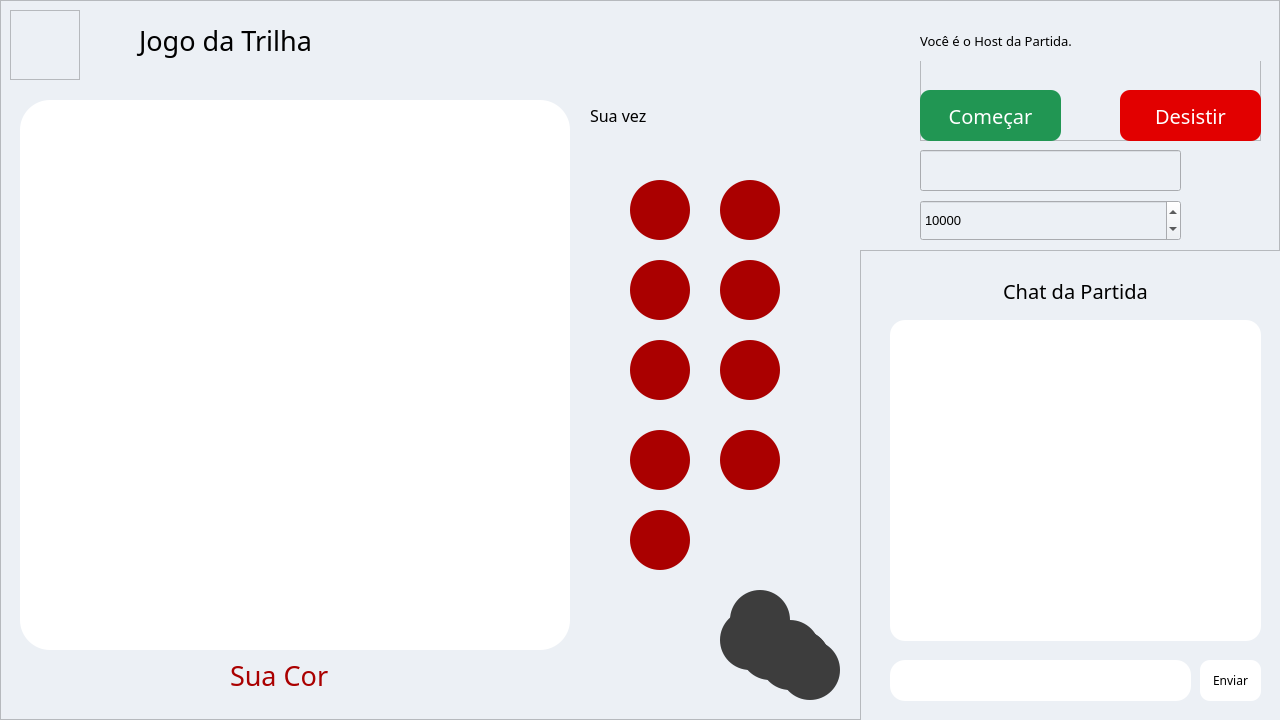
<?xml version="1.0" encoding="UTF-8"?>
<ui version="4.0">
 <class>MainWindow</class>
 <widget class="QMainWindow" name="MainWindow">
  <property name="geometry">
   <rect>
    <x>0</x>
    <y>0</y>
    <width>1280</width>
    <height>720</height>
   </rect>
  </property>
  <property name="sizePolicy">
   <sizepolicy hsizetype="Preferred" vsizetype="Preferred">
    <horstretch>0</horstretch>
    <verstretch>0</verstretch>
   </sizepolicy>
  </property>
  <property name="windowTitle">
   <string>MainWindow</string>
  </property>
  <widget class="QWidget" name="centralwidget">
   <widget class="QStackedWidget" name="stackedWidget">
    <property name="geometry">
     <rect>
      <x>0</x>
      <y>0</y>
      <width>1280</width>
      <height>720</height>
     </rect>
    </property>
    <property name="currentIndex">
     <number>0</number>
    </property>
    <widget class="QWidget" name="page">
     <widget class="QFrame" name="frame">
      <property name="geometry">
       <rect>
        <x>0</x>
        <y>0</y>
        <width>1280</width>
        <height>720</height>
       </rect>
      </property>
      <property name="styleSheet">
       <string notr="true">background-color: #ECF0F5;</string>
      </property>
      <property name="frameShape">
       <enum>QFrame::StyledPanel</enum>
      </property>
      <property name="frameShadow">
       <enum>QFrame::Raised</enum>
      </property>
      <widget class="QLabel" name="label">
       <property name="geometry">
        <rect>
         <x>80</x>
         <y>10</y>
         <width>291</width>
         <height>61</height>
        </rect>
       </property>
       <property name="font">
        <font>
         <family>Cubic</family>
         <pointsize>20</pointsize>
         <weight>50</weight>
         <italic>false</italic>
         <bold>false</bold>
        </font>
       </property>
       <property name="styleSheet">
        <string notr="true">font: 20pt &quot;Cubic&quot;;</string>
       </property>
       <property name="text">
        <string>Jogo da Trilha</string>
       </property>
       <property name="alignment">
        <set>Qt::AlignCenter</set>
       </property>
      </widget>
      <widget class="QFrame" name="frame_3">
       <property name="geometry">
        <rect>
         <x>10</x>
         <y>10</y>
         <width>70</width>
         <height>70</height>
        </rect>
       </property>
       <property name="styleSheet">
        <string notr="true">image: url(:/images/imgs/tabuleiro.png);</string>
       </property>
       <property name="frameShape">
        <enum>QFrame::StyledPanel</enum>
       </property>
       <property name="frameShadow">
        <enum>QFrame::Raised</enum>
       </property>
      </widget>
      <widget class="QFrame" name="board_frame">
       <property name="geometry">
        <rect>
         <x>20</x>
         <y>100</y>
         <width>550</width>
         <height>550</height>
        </rect>
       </property>
       <property name="styleSheet">
        <string notr="true">background-color: rgb(255, 255, 255);
border-radius: 30px;</string>
       </property>
       <property name="frameShape">
        <enum>QFrame::StyledPanel</enum>
       </property>
       <property name="frameShadow">
        <enum>QFrame::Raised</enum>
       </property>
       <widget class="QFrame" name="frame_4">
        <property name="geometry">
         <rect>
          <x>25</x>
          <y>25</y>
          <width>500</width>
          <height>500</height>
         </rect>
        </property>
        <property name="styleSheet">
         <string notr="true">image: url(:/images/imgs/tabuleiro.png);</string>
        </property>
        <property name="frameShape">
         <enum>QFrame::StyledPanel</enum>
        </property>
        <property name="frameShadow">
         <enum>QFrame::Raised</enum>
        </property>
       </widget>
      </widget>
      <widget class="QFrame" name="frame_6">
       <property name="geometry">
        <rect>
         <x>920</x>
         <y>20</y>
         <width>341</width>
         <height>121</height>
        </rect>
       </property>
       <property name="frameShape">
        <enum>QFrame::StyledPanel</enum>
       </property>
       <property name="frameShadow">
        <enum>QFrame::Raised</enum>
       </property>
       <widget class="QLabel" name="host_label">
        <property name="geometry">
         <rect>
          <x>0</x>
          <y>0</y>
          <width>341</width>
          <height>41</height>
         </rect>
        </property>
        <property name="font">
         <font>
          <family>Cubic</family>
          <pointsize>10</pointsize>
          <weight>50</weight>
          <italic>false</italic>
          <bold>false</bold>
         </font>
        </property>
        <property name="text">
         <string>Você é o Host da Partida.</string>
        </property>
       </widget>
       <widget class="QPushButton" name="begin_button">
        <property name="geometry">
         <rect>
          <x>0</x>
          <y>70</y>
          <width>141</width>
          <height>51</height>
         </rect>
        </property>
        <property name="font">
         <font>
          <family>Cubic</family>
          <pointsize>15</pointsize>
         </font>
        </property>
        <property name="styleSheet">
         <string notr="true">QPushButton{
border-radius:10px;
background-color: #219653;
color:white;
}

QPushButton:hover{
border-radius:4px;
background-color: #605e5e;
border: 1px solid black;
color: white;
}

QPushButton:pressed{
border-radius:4px;
background-color: #605e5e;
border: 1px solid black;
color: white;
}</string>
        </property>
        <property name="text">
         <string>Começar</string>
        </property>
       </widget>
       <widget class="QPushButton" name="giveup_button">
        <property name="geometry">
         <rect>
          <x>200</x>
          <y>70</y>
          <width>141</width>
          <height>51</height>
         </rect>
        </property>
        <property name="font">
         <font>
          <family>Cubic</family>
          <pointsize>15</pointsize>
         </font>
        </property>
        <property name="styleSheet">
         <string notr="true">QPushButton{
border-radius:10px;
background-color: rgb(226, 0, 0);
color:white;
}

QPushButton:hover{
border-radius:4px;
background-color: #605e5e;
border: 1px solid black;
color: white;
}

QPushButton:pressed{
border-radius:4px;
background-color: #605e5e;
border: 1px solid black;
color: white;
}</string>
        </property>
        <property name="text">
         <string>Desistir</string>
        </property>
       </widget>
      </widget>
      <widget class="QFrame" name="chat_frame">
       <property name="geometry">
        <rect>
         <x>860</x>
         <y>250</y>
         <width>421</width>
         <height>471</height>
        </rect>
       </property>
       <property name="frameShape">
        <enum>QFrame::StyledPanel</enum>
       </property>
       <property name="frameShadow">
        <enum>QFrame::Raised</enum>
       </property>
       <widget class="QLabel" name="label_3">
        <property name="geometry">
         <rect>
          <x>30</x>
          <y>20</y>
          <width>371</width>
          <height>41</height>
         </rect>
        </property>
        <property name="font">
         <font>
          <family>Cubic</family>
          <pointsize>15</pointsize>
         </font>
        </property>
        <property name="text">
         <string>Chat da Partida</string>
        </property>
        <property name="alignment">
         <set>Qt::AlignCenter</set>
        </property>
       </widget>
       <widget class="QTextEdit" name="chat_output">
        <property name="geometry">
         <rect>
          <x>30</x>
          <y>70</y>
          <width>371</width>
          <height>321</height>
         </rect>
        </property>
        <property name="styleSheet">
         <string notr="true">color:black;
font: 9pt &quot;Helvetica&quot;;
background-color: rgb(255, 255, 255);
border-radius: 15px;</string>
        </property>
       </widget>
       <widget class="QTextEdit" name="chat_input">
        <property name="geometry">
         <rect>
          <x>30</x>
          <y>410</y>
          <width>301</width>
          <height>41</height>
         </rect>
        </property>
        <property name="styleSheet">
         <string notr="true">color:black;
font: 9pt &quot;Helvetica&quot;;
background-color: rgb(255, 255, 255);
border-radius: 15px;</string>
        </property>
       </widget>
       <widget class="QPushButton" name="send_text_button">
        <property name="geometry">
         <rect>
          <x>340</x>
          <y>410</y>
          <width>61</width>
          <height>41</height>
         </rect>
        </property>
        <property name="font">
         <font>
          <family>Cubic</family>
         </font>
        </property>
        <property name="styleSheet">
         <string notr="true">QPushButton{
border-radius:10px;
background-color: white;
color:black;
}

QPushButton:hover{
border-radius:4px;
background-color: #605e5e;
border: 1px solid black;
color: black;
}

QPushButton:pressed{
border-radius:4px;
background-color: #605e5e;
border: 1px solid black;
color: black;
}</string>
        </property>
        <property name="text">
         <string>Enviar</string>
        </property>
       </widget>
      </widget>
      <widget class="QPushButton" name="your_pieces_1">
       <property name="geometry">
        <rect>
         <x>630</x>
         <y>180</y>
         <width>60</width>
         <height>60</height>
        </rect>
       </property>
       <property name="styleSheet">
        <string notr="true">background-color: rgb(170, 0, 0);
border-radius: 30px;</string>
       </property>
       <property name="text">
        <string/>
       </property>
      </widget>
      <widget class="QPushButton" name="your_pieces_2">
       <property name="geometry">
        <rect>
         <x>720</x>
         <y>180</y>
         <width>60</width>
         <height>60</height>
        </rect>
       </property>
       <property name="styleSheet">
        <string notr="true">background-color: rgb(170, 0, 0);
border-radius: 30px;</string>
       </property>
       <property name="text">
        <string/>
       </property>
      </widget>
      <widget class="QPushButton" name="your_pieces_3">
       <property name="geometry">
        <rect>
         <x>630</x>
         <y>260</y>
         <width>60</width>
         <height>60</height>
        </rect>
       </property>
       <property name="styleSheet">
        <string notr="true">background-color: rgb(170, 0, 0);
border-radius: 30px;</string>
       </property>
       <property name="text">
        <string/>
       </property>
      </widget>
      <widget class="QPushButton" name="your_pieces_4">
       <property name="geometry">
        <rect>
         <x>720</x>
         <y>260</y>
         <width>60</width>
         <height>60</height>
        </rect>
       </property>
       <property name="styleSheet">
        <string notr="true">background-color: rgb(170, 0, 0);
border-radius: 30px;</string>
       </property>
       <property name="text">
        <string/>
       </property>
      </widget>
      <widget class="QPushButton" name="your_pieces_5">
       <property name="geometry">
        <rect>
         <x>630</x>
         <y>340</y>
         <width>60</width>
         <height>60</height>
        </rect>
       </property>
       <property name="styleSheet">
        <string notr="true">background-color: rgb(170, 0, 0);
border-radius: 30px;</string>
       </property>
       <property name="text">
        <string/>
       </property>
      </widget>
      <widget class="QPushButton" name="your_pieces_6">
       <property name="geometry">
        <rect>
         <x>720</x>
         <y>340</y>
         <width>60</width>
         <height>60</height>
        </rect>
       </property>
       <property name="styleSheet">
        <string notr="true">background-color: rgb(170, 0, 0);
border-radius: 30px;</string>
       </property>
       <property name="text">
        <string/>
       </property>
      </widget>
      <widget class="QPushButton" name="your_pieces_7">
       <property name="geometry">
        <rect>
         <x>630</x>
         <y>430</y>
         <width>60</width>
         <height>60</height>
        </rect>
       </property>
       <property name="styleSheet">
        <string notr="true">background-color: rgb(170, 0, 0);
border-radius: 30px;</string>
       </property>
       <property name="text">
        <string/>
       </property>
      </widget>
      <widget class="QPushButton" name="your_pieces_8">
       <property name="geometry">
        <rect>
         <x>720</x>
         <y>430</y>
         <width>60</width>
         <height>60</height>
        </rect>
       </property>
       <property name="styleSheet">
        <string notr="true">background-color: rgb(170, 0, 0);
border-radius: 30px;</string>
       </property>
       <property name="text">
        <string/>
       </property>
      </widget>
      <widget class="QPushButton" name="your_pieces_9">
       <property name="geometry">
        <rect>
         <x>630</x>
         <y>510</y>
         <width>60</width>
         <height>60</height>
        </rect>
       </property>
       <property name="styleSheet">
        <string notr="true">background-color: rgb(170, 0, 0);
border-radius: 30px;</string>
       </property>
       <property name="text">
        <string/>
       </property>
      </widget>
      <widget class="QLabel" name="status_label">
       <property name="geometry">
        <rect>
         <x>590</x>
         <y>100</y>
         <width>231</width>
         <height>31</height>
        </rect>
       </property>
       <property name="font">
        <font>
         <family>Cubic</family>
         <pointsize>12</pointsize>
        </font>
       </property>
       <property name="text">
        <string>Sua vez</string>
       </property>
      </widget>
      <widget class="QPushButton" name="opponent_1">
       <property name="geometry">
        <rect>
         <x>730</x>
         <y>590</y>
         <width>60</width>
         <height>60</height>
        </rect>
       </property>
       <property name="styleSheet">
        <string notr="true">background-color: rgb(61, 61, 61);
border-radius: 30px;</string>
       </property>
       <property name="text">
        <string/>
       </property>
      </widget>
      <widget class="QPushButton" name="opponent_2">
       <property name="geometry">
        <rect>
         <x>760</x>
         <y>620</y>
         <width>60</width>
         <height>60</height>
        </rect>
       </property>
       <property name="styleSheet">
        <string notr="true">background-color: rgb(61, 61, 61);
border-radius: 30px;</string>
       </property>
       <property name="text">
        <string/>
       </property>
      </widget>
      <widget class="QPushButton" name="opponent_3">
       <property name="geometry">
        <rect>
         <x>770</x>
         <y>630</y>
         <width>60</width>
         <height>60</height>
        </rect>
       </property>
       <property name="styleSheet">
        <string notr="true">background-color: rgb(61, 61, 61);
border-radius: 30px;</string>
       </property>
       <property name="text">
        <string/>
       </property>
      </widget>
      <widget class="QPushButton" name="opponent_4">
       <property name="geometry">
        <rect>
         <x>780</x>
         <y>640</y>
         <width>60</width>
         <height>60</height>
        </rect>
       </property>
       <property name="styleSheet">
        <string notr="true">background-color: rgb(61, 61, 61);
border-radius: 30px;</string>
       </property>
       <property name="text">
        <string/>
       </property>
      </widget>
      <widget class="QPushButton" name="opponent_5">
       <property name="geometry">
        <rect>
         <x>770</x>
         <y>630</y>
         <width>60</width>
         <height>60</height>
        </rect>
       </property>
       <property name="styleSheet">
        <string notr="true">background-color: rgb(61, 61, 61);
border-radius: 30px;</string>
       </property>
       <property name="text">
        <string/>
       </property>
      </widget>
      <widget class="QPushButton" name="opponent_6">
       <property name="geometry">
        <rect>
         <x>740</x>
         <y>620</y>
         <width>60</width>
         <height>60</height>
        </rect>
       </property>
       <property name="styleSheet">
        <string notr="true">background-color: rgb(61, 61, 61);
border-radius: 30px;</string>
       </property>
       <property name="text">
        <string/>
       </property>
      </widget>
      <widget class="QPushButton" name="opponent_7">
       <property name="geometry">
        <rect>
         <x>760</x>
         <y>630</y>
         <width>60</width>
         <height>60</height>
        </rect>
       </property>
       <property name="styleSheet">
        <string notr="true">background-color: rgb(61, 61, 61);
border-radius: 30px;</string>
       </property>
       <property name="text">
        <string/>
       </property>
      </widget>
      <widget class="QPushButton" name="opponent_8">
       <property name="geometry">
        <rect>
         <x>720</x>
         <y>610</y>
         <width>60</width>
         <height>60</height>
        </rect>
       </property>
       <property name="styleSheet">
        <string notr="true">background-color: rgb(61, 61, 61);
border-radius: 30px;</string>
       </property>
       <property name="text">
        <string/>
       </property>
      </widget>
      <widget class="QPushButton" name="opponent_9">
       <property name="geometry">
        <rect>
         <x>750</x>
         <y>620</y>
         <width>60</width>
         <height>60</height>
        </rect>
       </property>
       <property name="styleSheet">
        <string notr="true">background-color: rgb(61, 61, 61);
border-radius: 30px;</string>
       </property>
       <property name="text">
        <string/>
       </property>
      </widget>
      <widget class="QLabel" name="color_label">
       <property name="geometry">
        <rect>
         <x>230</x>
         <y>660</y>
         <width>141</width>
         <height>31</height>
        </rect>
       </property>
       <property name="font">
        <font>
         <family>Cubic</family>
         <pointsize>20</pointsize>
        </font>
       </property>
       <property name="styleSheet">
        <string notr="true">color: rgb(170, 0, 0);</string>
       </property>
       <property name="text">
        <string>Sua Cor</string>
       </property>
      </widget>
      <widget class="QLineEdit" name="ip_input">
       <property name="geometry">
        <rect>
         <x>920</x>
         <y>150</y>
         <width>261</width>
         <height>41</height>
        </rect>
       </property>
       <property name="font">
        <font>
         <family>MS Shell Dlg 2</family>
         <pointsize>10</pointsize>
        </font>
       </property>
      </widget>
      <widget class="QSpinBox" name="port_input">
       <property name="geometry">
        <rect>
         <x>920</x>
         <y>200</y>
         <width>261</width>
         <height>41</height>
        </rect>
       </property>
       <property name="font">
        <font>
         <pointsize>10</pointsize>
        </font>
       </property>
       <property name="maximum">
        <number>65535</number>
       </property>
       <property name="value">
        <number>10000</number>
       </property>
      </widget>
      <zorder>chat_frame</zorder>
      <zorder>label</zorder>
      <zorder>frame_3</zorder>
      <zorder>board_frame</zorder>
      <zorder>frame_6</zorder>
      <zorder>your_pieces_1</zorder>
      <zorder>your_pieces_2</zorder>
      <zorder>your_pieces_3</zorder>
      <zorder>your_pieces_4</zorder>
      <zorder>your_pieces_5</zorder>
      <zorder>your_pieces_6</zorder>
      <zorder>your_pieces_7</zorder>
      <zorder>your_pieces_8</zorder>
      <zorder>your_pieces_9</zorder>
      <zorder>status_label</zorder>
      <zorder>opponent_1</zorder>
      <zorder>opponent_2</zorder>
      <zorder>opponent_3</zorder>
      <zorder>opponent_4</zorder>
      <zorder>opponent_5</zorder>
      <zorder>opponent_6</zorder>
      <zorder>opponent_7</zorder>
      <zorder>opponent_8</zorder>
      <zorder>opponent_9</zorder>
      <zorder>color_label</zorder>
      <zorder>ip_input</zorder>
      <zorder>port_input</zorder>
     </widget>
    </widget>
    <widget class="QWidget" name="page_2">
     <widget class="QFrame" name="frame_2">
      <property name="geometry">
       <rect>
        <x>0</x>
        <y>0</y>
        <width>1280</width>
        <height>720</height>
       </rect>
      </property>
      <property name="styleSheet">
       <string notr="true">background-color: #ECF0F5;</string>
      </property>
      <property name="frameShape">
       <enum>QFrame::StyledPanel</enum>
      </property>
      <property name="frameShadow">
       <enum>QFrame::Raised</enum>
      </property>
     </widget>
    </widget>
   </widget>
  </widget>
 </widget>
 <resources>
  <include location="resources/resource_file.qrc"/>
 </resources>
 <connections/>
</ui>
